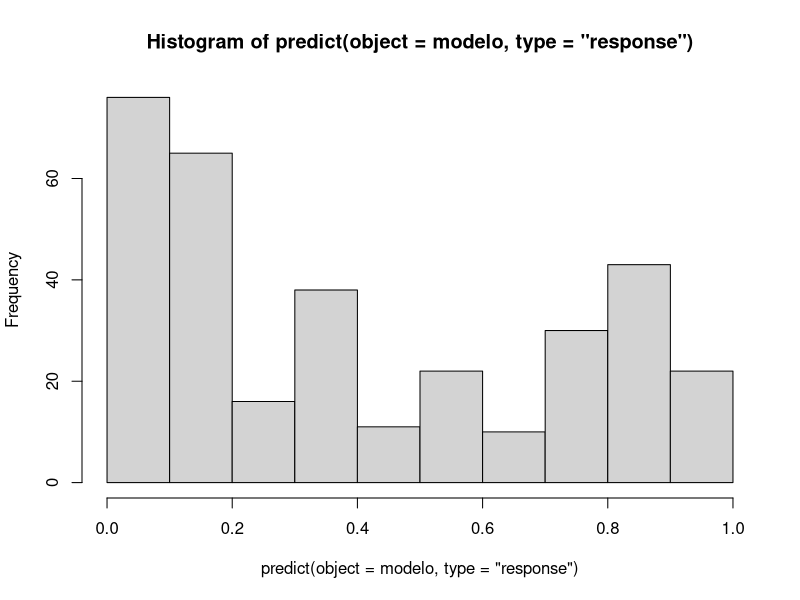

Reproduce this figure in R.
## ---- chunk 1
library(readxl)
data <- read_excel("Datos/RiesgoPobreza.xlsx", 
                   sheet = "Hoja1")
data <- data.frame(data[,-1], row.names = data$NHOGAR)
names(data) <- c("Ayuda por familia en año pasado", "Renta percibida por menores de 16", "Vacaciones fuera (> 1semana)", "Gastos imprevistos", "Televisión en color", "Ordenador", "Capacidad para llegar a fin de mes", "Propiedad de la casa", "Nº miembros de hogar", "Renta disponible año anterior", "Riesgo de pobreza", "Región", "Edad de la persona más mayor del hogar", "Horas de trabajo semanal", "Nº miembros mayores de 16", "Sexo del mayor", "Situación laboral")
str(data)
## ---- chunk 2
library(dplyr)
data$`Vacaciones fuera (> 1semana)` <- as.factor(data$`Vacaciones fuera (> 1semana)`)
data$`Gastos imprevistos` <- as.factor(data$`Gastos imprevistos`)
data$Ordenador <- if_else(data$Ordenador != 1, 2, 1)
data$Ordenador <- as.factor(data$Ordenador)
data$`Capacidad para llegar a fin de mes` <- as.factor(data$`Capacidad para llegar a fin de mes`)
data$`Propiedad de la casa` <- as.factor(data$`Propiedad de la casa`)
data$`Riesgo de pobreza` <- factor(data$`Riesgo de pobreza`, levels = c(0,1), labels = c("Normal", "En riesgo de pobreza"))
data$`Sexo del mayor` <- as.factor(data$`Sexo del mayor`)
data$`Situación laboral` <- as.factor(data$`Situación laboral`)

str(data)

data.def <- data[,-c(10)]
## ---- chunk 3
summary(data.def$`Riesgo de pobreza`)
## ---- chunk 4
set.seed(888)
muestra <- sample(x = nrow(data.def), size = nrow(data.def)*.7)
data.train <- data.def[muestra,]
data.test <- data.def[-muestra,]
summary(data.train$`Riesgo de pobreza`)
summary(data.test$`Riesgo de pobreza`)
## ---- chunk 5
library(MASS)
modelo.entero <- glm(formula = `Riesgo de pobreza` ~. , data = data.train, family = "binomial")
modelo.nulo <- glm(formula = `Riesgo de pobreza` ~1, data = data.train, family = "binomial")

m1 <- stepAIC(modelo.nulo, scope = list(lower = modelo.nulo, upper = modelo.entero), direction = "forward")
m2 <- stepAIC(modelo.entero, direction = "backward")
m3 <- stepAIC(modelo.entero, direction = "both")
## ---- chunk 6
AIC(m1)
AIC(m2)
AIC(m3)
m1$call
## ---- chunk 7
modelo <- glm(formula = `Riesgo de pobreza` ~ `Ayuda por familia en año pasado` + `Vacaciones fuera (> 1semana)` + `Capacidad para llegar a fin de mes` + `Nº miembros de hogar` + `Sexo del mayor` + `Situación laboral`, family = "binomial", data = data.train)
## ---- chunk 8
summary(modelo)
## ---- chunk 9
exp(coef(modelo))
## ---- chunk 10
anova(modelo, test = "Chisq")
## ---- chunk 11
hist(predict(object = modelo, type = "response"))
## ---- chunk 12
probabilidad <- predict(object = modelo, newdata = data.test, type = "response")

prediccion <- factor(probabilidad > .5, levels = c(FALSE, TRUE), labels = c("Normal", "En riesgo de pobreza"))

matriz.confusion <- table(prediccion, data.test$`Riesgo de pobreza`, dnn = c("Predicción", "Realidad"))

matriz.confusion
## ---- chunk 13
tabla.optima <- data.frame(cbind(seq(from = 0.01, to = 0.99, by = 0.01), NA))
names(tabla.optima) <- c("Corte", "Aciertos")
matrices <- function(corte) {
  probabilidad <- predict(object = modelo, newdata = data.test, type = "response")
  predicho <- factor(probabilidad > corte, levels = c(FALSE, TRUE), labels = c("Normal", "En riesgo de pobreza"))
  matriz.conf <- table(predicho, data.test$`Riesgo de pobreza`, dnn = c("Predicción", "Realidad"))
  return(matriz.conf)
}

for (i in 1:nrow(tabla.optima)) {
  tabla.optima[i,2] <- sum(diag(matrices(tabla.optima[i,1]))) 
}
tabla.optima[30:45,]
## ---- chunk 14
matrices(0.35)
matrices(0.39)
